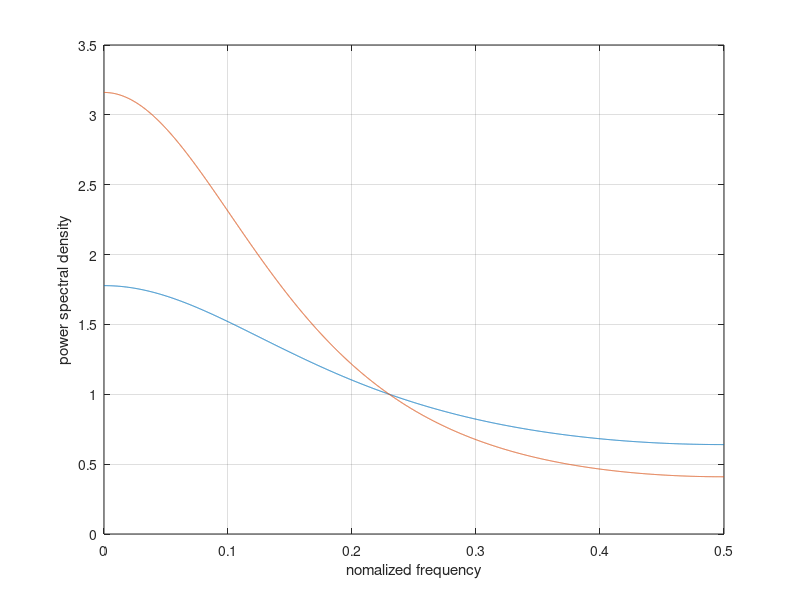

Write MATLAB code to recreate this figure.



v=0:0.0001:0.5;
R1=(1+0.25*0.25-0.5*cos(2*pi*v)).^(-1);
figure(1);
plot(v,R1);
grid on;
xlabel('nomalized frequency');
ylabel('power spectral density');
hold on;
R0=abs((1-0.25*exp(-1i*2*pi*v)).^(-1));
for j=1:5001
    R3(j)=R0(j)*R0(j)*R1(j);
end

plot(v,R3);



    
  

